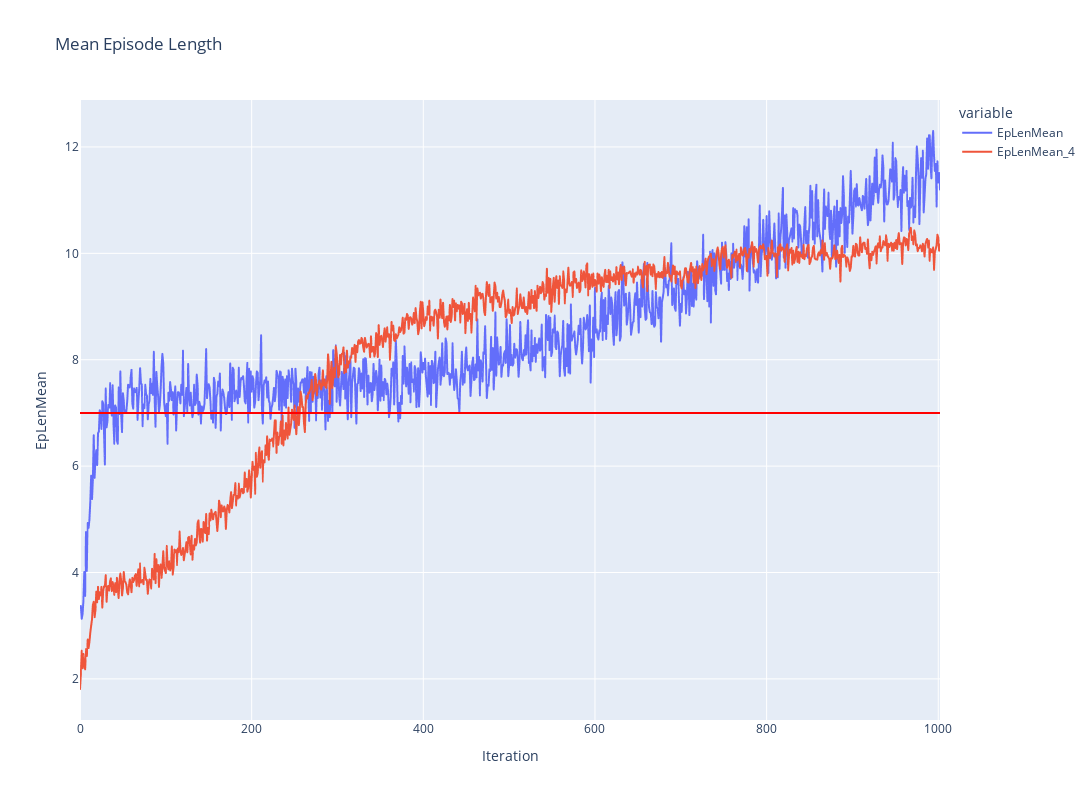

Notebook cell for this chart:
### Markdown cell above
## Mean Ep Length

### Code cell
fig = px.line(df[['EpLenMean','EpLenMean_comp']], title='Mean Episode Length')
fig.update_xaxes(title_text='Iteration')
fig.update_yaxes(title_text='EpLenMean')

fig.add_hline(y=7, line_color='red')
fig.update_layout(
    autosize=False,
    width=1600,
    height=800,)

fig.show()

### Figure 1 — Plotly figure (JSON) as saved in the notebook; plotly's stock layout.template omitted (floating-point values rounded to 4 significant figures; data arrays with more than 128 entries replaced by an {"elided": "..."} marker saying what was removed)
{"data": [{"hovertemplate": "variable=EpLenMean<br>index=%{x}<br>value=%{y}<extra></extra>", "legendgroup": "EpLenMean", "line": {"color": "#636efa", "dash": "solid"}, "marker": {"symbol": "circle"}, "mode": "lines", "name": "EpLenMean", "showlegend": true, "type": "scattergl", "x": {"elided": "1003 int values"}, "xaxis": "x", "y": {"elided": "1003 float values"}, "yaxis": "y"}, {"hovertemplate": "variable=EpLenMean_4<br>index=%{x}<br>value=%{y}<extra></extra>", "legendgroup": "EpLenMean_4", "line": {"color": "#EF553B", "dash": "solid"}, "marker": {"symbol": "circle"}, "mode": "lines", "name": "EpLenMean_4", "showlegend": true, "type": "scattergl", "x": {"elided": "1003 int values"}, "xaxis": "x", "y": {"elided": "1003 float values"}, "yaxis": "y"}], "layout": {"autosize": false, "height": 800, "legend": {"title": {"text": "variable"}, "tracegroupgap": 0}, "shapes": [{"line": {"color": "red"}, "type": "line", "x0": 0, "x1": 1, "xref": "x domain", "y0": 7, "y1": 7, "yref": "y"}], "title": {"text": "Mean Episode Length"}, "width": 1600, "xaxis": {"anchor": "y", "domain": [0, 1], "title": {"text": "Iteration"}}, "yaxis": {"anchor": "x", "domain": [0, 1], "title": {"text": "EpLenMean"}}}}
